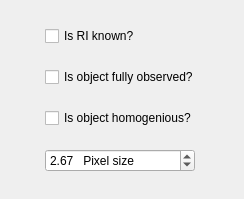
<?xml version="1.0" encoding="UTF-8"?>
<ui version="4.0">
 <class>Form</class>
 <widget class="QWidget" name="Form">
  <property name="geometry">
   <rect>
    <x>0</x>
    <y>0</y>
    <width>244</width>
    <height>199</height>
   </rect>
  </property>
  <property name="minimumSize">
   <size>
    <width>244</width>
    <height>199</height>
   </size>
  </property>
  <property name="maximumSize">
   <size>
    <width>244</width>
    <height>199</height>
   </size>
  </property>
  <property name="windowTitle">
   <string>Form</string>
  </property>
  <layout class="QGridLayout" name="gridLayout">
   <item row="0" column="0">
    <widget class="QCheckBox" name="checkBox">
     <property name="sizePolicy">
      <sizepolicy hsizetype="Fixed" vsizetype="Fixed">
       <horstretch>0</horstretch>
       <verstretch>0</verstretch>
      </sizepolicy>
     </property>
     <property name="text">
      <string>Is RI known?</string>
     </property>
    </widget>
   </item>
   <item row="1" column="0">
    <widget class="QCheckBox" name="checkBox_2">
     <property name="sizePolicy">
      <sizepolicy hsizetype="Fixed" vsizetype="Fixed">
       <horstretch>0</horstretch>
       <verstretch>0</verstretch>
      </sizepolicy>
     </property>
     <property name="text">
      <string>Is object fully observed?</string>
     </property>
    </widget>
   </item>
   <item row="2" column="0">
    <widget class="QCheckBox" name="checkBox_3">
     <property name="sizePolicy">
      <sizepolicy hsizetype="Fixed" vsizetype="Fixed">
       <horstretch>0</horstretch>
       <verstretch>0</verstretch>
      </sizepolicy>
     </property>
     <property name="text">
      <string>Is object homogenious?</string>
     </property>
    </widget>
   </item>
   <item row="3" column="0">
    <widget class="QDoubleSpinBox" name="doubleSpinBox">
     <property name="sizePolicy">
      <sizepolicy hsizetype="Fixed" vsizetype="Fixed">
       <horstretch>0</horstretch>
       <verstretch>0</verstretch>
      </sizepolicy>
     </property>
     <property name="minimumSize">
      <size>
       <width>3</width>
       <height>0</height>
      </size>
     </property>
     <property name="maximumSize">
      <size>
       <width>150</width>
       <height>16777215</height>
      </size>
     </property>
     <property name="suffix">
      <string>   Pixel size</string>
     </property>
     <property name="minimum">
      <double>0.000000000000000</double>
     </property>
     <property name="maximum">
      <double>10.000000000000000</double>
     </property>
     <property name="singleStep">
      <double>0.010000000000000</double>
     </property>
     <property name="value">
      <double>2.670000000000000</double>
     </property>
    </widget>
   </item>
  </layout>
 </widget>
 <resources/>
 <connections/>
</ui>
